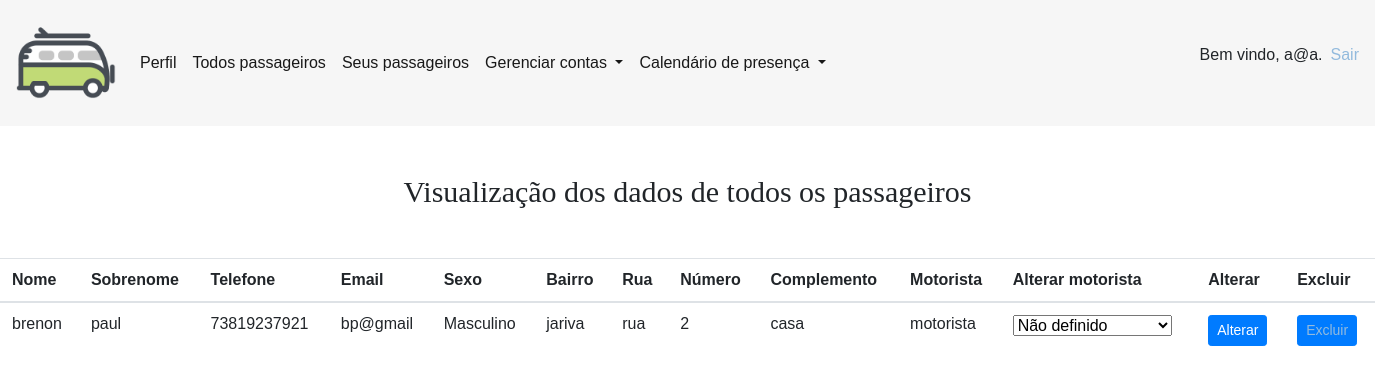
The app's page /paginas/passageiro_pelomot.php (signed in), older data.
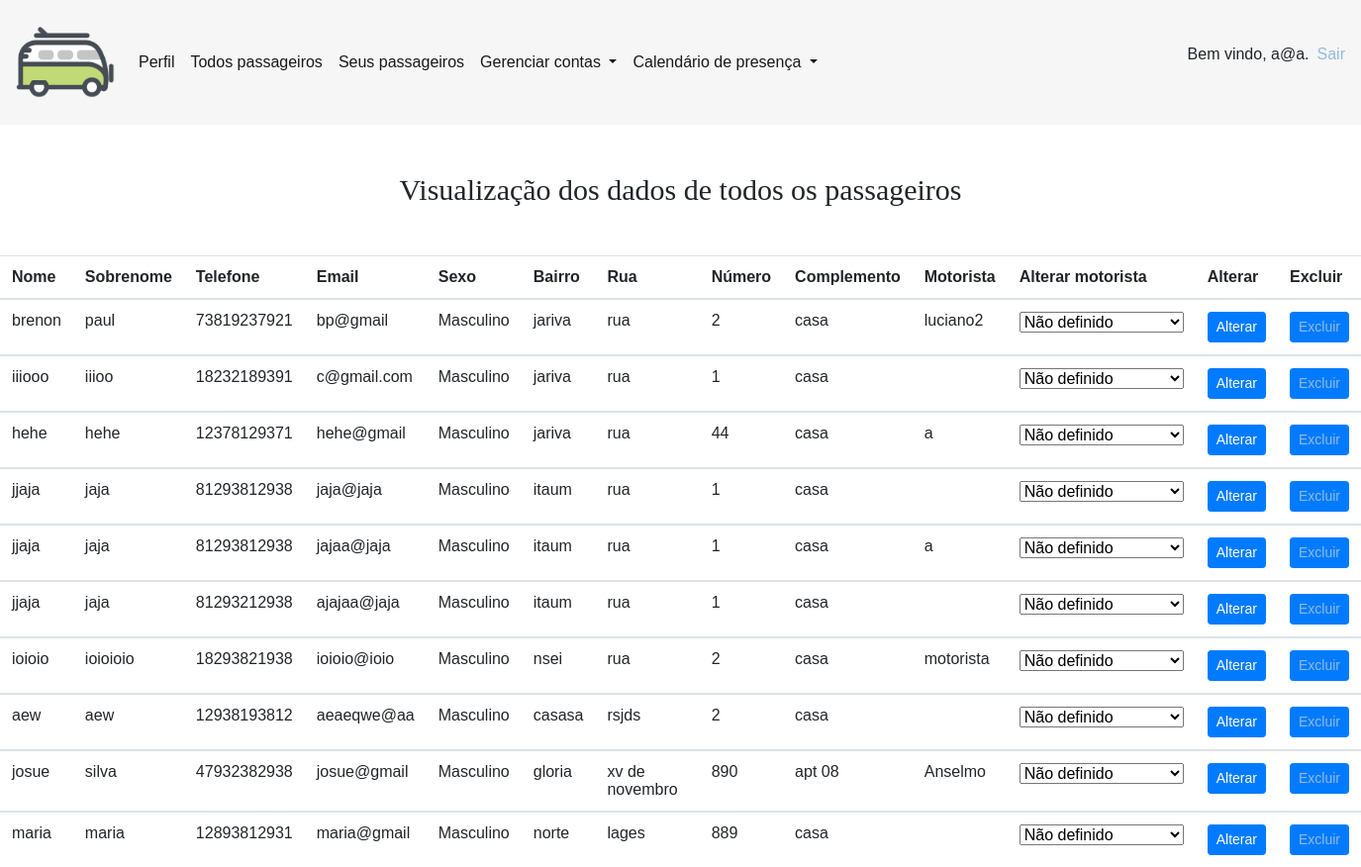
The same page, newer data.
### tables this page shows
CREATE TABLE `usuarios` (
  `id_usuario` int(8) NOT NULL,
  `tipuser_tip_user` int(1) DEFAULT NULL,
  `cpf` bigint(12) NOT NULL,
  `rg` int(7) NOT NULL,
  `email` varchar(40) NOT NULL,
  `nome` varchar(40) NOT NULL,
  `sobrenome` varchar(15) NOT NULL,
  `sexo` varchar(11) NOT NULL,
  `telefone` bigint(20) NOT NULL,
  `senha` longtext NOT NULL,
  `aprovado` int(1) UNSIGNED NOT NULL DEFAULT 0,
  `imagem` varchar(255) DEFAULT NULL
);

CREATE TABLE `enderecos` (
  `id_end_passageiro` int(5) NOT NULL,
  `id_passageiro_id` int(5) DEFAULT NULL,
  `cep` int(8) NOT NULL,
  `rua` varchar(50) NOT NULL,
  `numero` bigint(6) NOT NULL,
  `bairro` varchar(20) NOT NULL,
  `estado` varchar(20) NOT NULL,
  `cidade` varchar(50) NOT NULL,
  `complemento` varchar(40) NOT NULL
);

### paginas/passageiro_pelomot.php (the view, shortened to what this page needs)
<?php
require("cabecalho.php");
$consulta = $conexao->query("SELECT
id_usuario, nome, sobrenome, telefone, email, sexo, bairro, rua, numero, complemento, id_passageiro, id_motorista_id
from usuarios, passageiros, enderecos
where id_usuario = id_usuario_id and id_passageiro = id_passageiro_id") or die ($conexao->error);
?>
<html lang="en">
<head></head>
<h3 class="register-heading my-5 mx-auto" style="font-family: 'CustomFont'; font-weight:normal; font-style:normal; font-size: 30PX; text-align: center;">Visualização dos dados de todos os passageiros</h3>
<table class="table">
<thead>
    <tr>
      <th scope="col" >Nome</th>
      <th scope="col">Sobrenome</th>
      <th scope="col">Telefone</th>
      <th scope="col">Email</th>
      <th scope="col">Sexo</th>
      <th scope="col">Bairro</th>
      <th scope="col">Rua</th>
      <th scope="col">Número</th>
      <th scope="col">Complemento</th>
      <th scope="col">Motorista</th>
      <th scope="col">Alterar motorista</th>
      <th scope="col">Alterar</th>
      <th scope="col">Excluir</th>
    </tr>
  </thead>
   <?php while($dado = $consulta->fetch_array()){ ?>
  <tbody>
    <td><?php echo $dado["nome"]; ?> </td>
    <td><?php echo $dado["sobrenome"]; ?> </td>
    <td><?php echo $dado["telefone"]; ?> </td>
    <td><?php echo $dado["email"]; ?> </td>
    <td><?php echo $dado["sexo"]; ?> </td>
    <td><?php echo $dado["bairro"]; ?> </td>
    <td><?php echo $dado["rua"]; ?> </td>
    <td><?php echo $dado["numero"]; ?> </td>
    <td><?php echo $dado["complemento"]; ?> </td>
    <td><?php
    $idmot = $dado["id_motorista_id"];
    $descobrir_nome = $conexao->query("SELECT nome, sobrenome FROM usuarios, motoristas WHERE id_usuario = user_iduser and id_motorista = '$idmot'");
    while($info = $descobrir_nome->fetch_array()){
      $nomemotorista = $info['nome'];
    }
    if(empty($idmot)){
      echo "";
    }else{
      echo $nomemotorista;
    }
    ?>
    </td>
    <form method="GET">
      <td>
        <select name="novomotorista">
        <option value="0">Não definido</option>
        </select>
      </td>
      <td> <button type="submit" class="btn btn-primary btn-sm" name="alterar">Alterar</button></td>
    </form>
    <td> <button type="submit" class="btn btn-primary btn-sm"><a href="../funcoes/use_excluir.php?codigo=<?php echo $dado["id_passageiro"]; ?>">Excluir</a></button></td>
  </tbody>
  <?php }?>
</table>

Row changes from the older to the newer data that the page shows:
computed for usuarios "brenon": nomemotorista "motorista" → "luciano2"
added usuarios: nome "iiiooo", sobrenome "iiioo", telefone "18232189391", email "c@gmail.com", sexo "Masculino", enderecos.bairro "jariva", enderecos.rua "rua", enderecos.numero "1", enderecos.complemento "casa"
added usuarios: nome "hehe", sobrenome "hehe", telefone "12378129371", email "hehe@gmail", sexo "Masculino", enderecos.bairro "jariva", enderecos.rua "rua", enderecos.numero "44", enderecos.complemento "casa", nomemotorista "a"
added usuarios: nome "jjaja", sobrenome "jaja", telefone "81293812938", email "jaja@jaja", sexo "Masculino", enderecos.bairro "itaum", enderecos.rua "rua", enderecos.numero "1", enderecos.complemento "casa"
added usuarios: nome "jjaja", sobrenome "jaja", telefone "81293812938", email "jajaa@jaja", sexo "Masculino", enderecos.bairro "itaum", enderecos.rua "rua", enderecos.numero "1", enderecos.complemento "casa", nomemotorista "a"
added usuarios: nome "jjaja", sobrenome "jaja", telefone "81293212938", email "ajajaa@jaja", sexo "Masculino", enderecos.bairro "itaum", enderecos.rua "rua", enderecos.numero "1", enderecos.complemento "casa"
added usuarios: nome "ioioio", sobrenome "ioioioio", telefone "18293821938", email "ioioio@ioio", sexo "Masculino", enderecos.bairro "nsei", enderecos.rua "rua", enderecos.numero "2", enderecos.complemento "casa", nomemotorista "motorista"
added usuarios: nome "aew", sobrenome "aew", telefone "12938193812", email "aeaeqwe@aa", sexo "Masculino", enderecos.bairro "casasa", enderecos.rua "rsjds", enderecos.numero "2", enderecos.complemento "casa"
added usuarios: nome "josue", sobrenome "silva", telefone "47932382938", email "josue@gmail", sexo "Masculino", enderecos.bairro "gloria", enderecos.rua "xv de novembro", enderecos.numero "890", enderecos.complemento "apt 08", nomemotorista "Anselmo"
added usuarios: nome "maria", sobrenome "maria", telefone "12893812931", email "maria@gmail", sexo "Masculino", enderecos.bairro "norte", enderecos.rua "lages", enderecos.numero "889", enderecos.complemento "casa"
